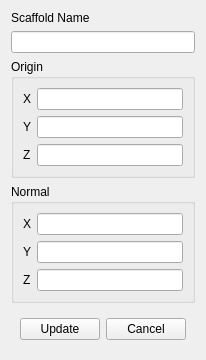
<?xml version="1.0" encoding="UTF-8"?>
<ui version="4.0">
 <class>PlaneScaffoldDialog</class>
 <widget class="QWidget" name="PlaneScaffoldDialog">
  <property name="geometry">
   <rect>
    <x>0</x>
    <y>0</y>
    <width>198</width>
    <height>349</height>
   </rect>
  </property>
  <property name="windowTitle">
   <string>Form</string>
  </property>
  <layout class="QVBoxLayout" name="verticalLayout">
   <item>
    <widget class="QWidget" name="widget" native="true">
     <layout class="QVBoxLayout" name="verticalLayout_3">
      <property name="leftMargin">
       <number>0</number>
      </property>
      <property name="topMargin">
       <number>0</number>
      </property>
      <property name="rightMargin">
       <number>0</number>
      </property>
      <property name="bottomMargin">
       <number>0</number>
      </property>
      <item>
       <widget class="QLabel" name="label">
        <property name="text">
         <string>Scaffold Name</string>
        </property>
       </widget>
      </item>
      <item>
       <widget class="QLineEdit" name="name"/>
      </item>
     </layout>
    </widget>
   </item>
   <item>
    <widget class="QGroupBox" name="groupBox">
     <property name="title">
      <string>Origin</string>
     </property>
     <layout class="QGridLayout" name="gridLayout_2">
      <item row="1" column="0">
       <widget class="QLabel" name="label_11">
        <property name="text">
         <string>Y</string>
        </property>
       </widget>
      </item>
      <item row="0" column="1">
       <widget class="QLineEdit" name="originX"/>
      </item>
      <item row="0" column="0">
       <widget class="QLabel" name="label_10">
        <property name="text">
         <string>X</string>
        </property>
       </widget>
      </item>
      <item row="1" column="1">
       <widget class="QLineEdit" name="originY"/>
      </item>
      <item row="2" column="1">
       <widget class="QLineEdit" name="originZ"/>
      </item>
      <item row="2" column="0">
       <widget class="QLabel" name="label_12">
        <property name="text">
         <string>Z</string>
        </property>
       </widget>
      </item>
     </layout>
    </widget>
   </item>
   <item>
    <widget class="QGroupBox" name="groupBox_2">
     <property name="title">
      <string>Normal</string>
     </property>
     <layout class="QGridLayout" name="gridLayout">
      <item row="1" column="0">
       <widget class="QLabel" name="label_3">
        <property name="text">
         <string>Y</string>
        </property>
       </widget>
      </item>
      <item row="0" column="0">
       <widget class="QLabel" name="label_2">
        <property name="text">
         <string>X</string>
        </property>
       </widget>
      </item>
      <item row="0" column="1">
       <widget class="QLineEdit" name="normalX"/>
      </item>
      <item row="2" column="0">
       <widget class="QLabel" name="label_4">
        <property name="text">
         <string>Z</string>
        </property>
       </widget>
      </item>
      <item row="1" column="1">
       <widget class="QLineEdit" name="normalY"/>
      </item>
      <item row="2" column="1">
       <widget class="QLineEdit" name="normalZ"/>
      </item>
     </layout>
    </widget>
   </item>
   <item>
    <spacer name="verticalSpacer">
     <property name="orientation">
      <enum>Qt::Vertical</enum>
     </property>
     <property name="sizeHint" stdset="0">
      <size>
       <width>20</width>
       <height>40</height>
      </size>
     </property>
    </spacer>
   </item>
   <item>
    <widget class="QWidget" name="widget_12" native="true">
     <layout class="QHBoxLayout" name="horizontalLayout_9">
      <item>
       <spacer name="horizontalSpacer_7">
        <property name="orientation">
         <enum>Qt::Horizontal</enum>
        </property>
        <property name="sizeHint" stdset="0">
         <size>
          <width>40</width>
          <height>20</height>
         </size>
        </property>
       </spacer>
      </item>
      <item>
       <widget class="QPushButton" name="ok">
        <property name="text">
         <string>Update</string>
        </property>
       </widget>
      </item>
      <item>
       <widget class="QPushButton" name="cancel">
        <property name="text">
         <string>Cancel</string>
        </property>
       </widget>
      </item>
     </layout>
    </widget>
   </item>
  </layout>
 </widget>
 <resources/>
 <connections/>
</ui>
